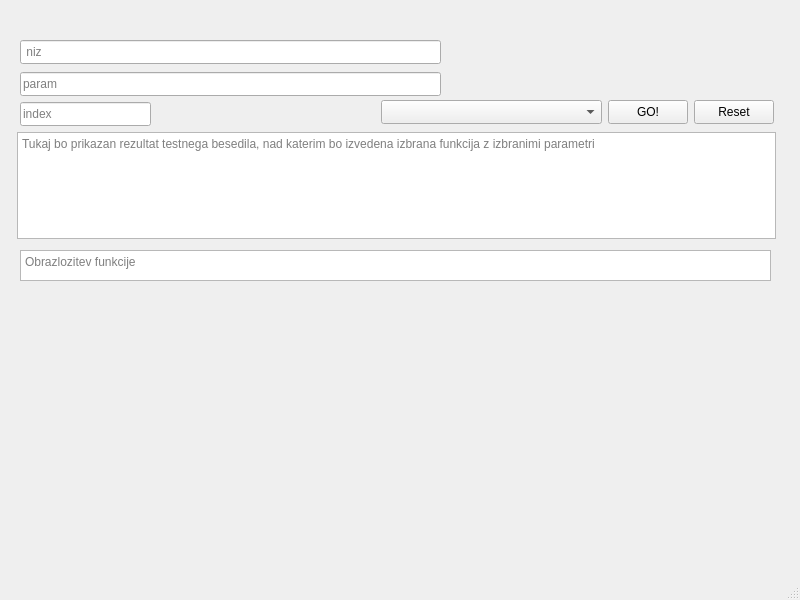
<?xml version="1.0" encoding="UTF-8"?>
<ui version="4.0">
 <class>MainWindow</class>
 <widget class="QMainWindow" name="MainWindow">
  <property name="geometry">
   <rect>
    <x>0</x>
    <y>0</y>
    <width>800</width>
    <height>600</height>
   </rect>
  </property>
  <property name="windowTitle">
   <string>MainWindow</string>
  </property>
  <widget class="QWidget" name="centralwidget">
   <widget class="QPushButton" name="buttonGo">
    <property name="geometry">
     <rect>
      <x>608</x>
      <y>100</y>
      <width>80</width>
      <height>24</height>
     </rect>
    </property>
    <property name="text">
     <string>GO!</string>
    </property>
   </widget>
   <widget class="QLineEdit" name="inputIndex">
    <property name="geometry">
     <rect>
      <x>20</x>
      <y>102</y>
      <width>131</width>
      <height>24</height>
     </rect>
    </property>
    <property name="placeholderText">
     <string>index</string>
    </property>
   </widget>
   <widget class="QTextBrowser" name="outputText">
    <property name="geometry">
     <rect>
      <x>17</x>
      <y>132</y>
      <width>759</width>
      <height>107</height>
     </rect>
    </property>
    <property name="placeholderText">
     <string>Tukaj bo prikazan rezultat testnega besedila, nad katerim bo izvedena izbrana funkcija z izbranimi parametri</string>
    </property>
   </widget>
   <widget class="QLineEdit" name="inputStartingString">
    <property name="geometry">
     <rect>
      <x>20</x>
      <y>40</y>
      <width>421</width>
      <height>24</height>
     </rect>
    </property>
    <property name="maximumSize">
     <size>
      <width>16777172</width>
      <height>16777215</height>
     </size>
    </property>
    <property name="placeholderText">
     <string> niz</string>
    </property>
   </widget>
   <widget class="QLineEdit" name="inputParameter">
    <property name="geometry">
     <rect>
      <x>20</x>
      <y>72</y>
      <width>421</width>
      <height>24</height>
     </rect>
    </property>
    <property name="placeholderText">
     <string>param</string>
    </property>
   </widget>
   <widget class="QPushButton" name="buttonReset">
    <property name="geometry">
     <rect>
      <x>694</x>
      <y>100</y>
      <width>80</width>
      <height>24</height>
     </rect>
    </property>
    <property name="text">
     <string>Reset</string>
    </property>
   </widget>
   <widget class="QComboBox" name="selectFunction">
    <property name="geometry">
     <rect>
      <x>381</x>
      <y>100</y>
      <width>221</width>
      <height>24</height>
     </rect>
    </property>
    <property name="placeholderText">
     <string>Izberite funkcijo</string>
    </property>
   </widget>
   <widget class="QTextBrowser" name="explanationOutput">
    <property name="geometry">
     <rect>
      <x>20</x>
      <y>250</y>
      <width>751</width>
      <height>31</height>
     </rect>
    </property>
    <property name="placeholderText">
     <string>Obrazlozitev funkcije</string>
    </property>
   </widget>
  </widget>
  <widget class="QMenuBar" name="menubar">
   <property name="geometry">
    <rect>
     <x>0</x>
     <y>0</y>
     <width>800</width>
     <height>21</height>
    </rect>
   </property>
  </widget>
  <widget class="QStatusBar" name="statusbar"/>
 </widget>
 <resources/>
 <connections/>
</ui>
